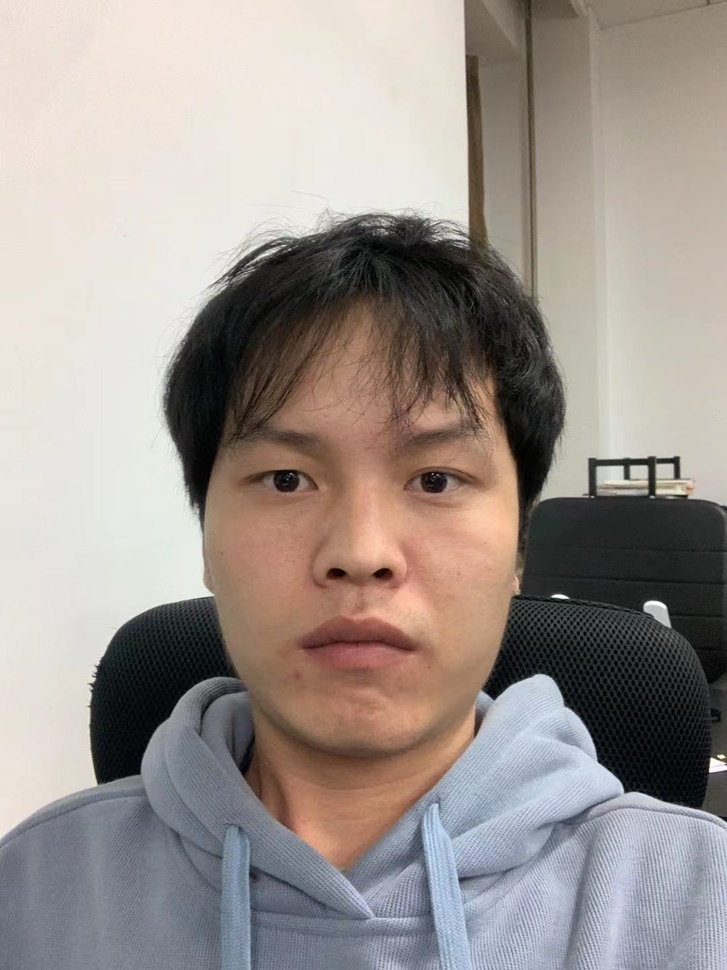
#> input picture FaceRecognizer/data/1.xuexiaolei.jpg, 727 x 970 px, shrunk from 1080 x 1440 before the run, given in place of the camera
$ python faceRecognizer.py
#> lines starting #> are read from the running program, lines starting #| are printed output that depends on the picture; after the words box and inside, x2 and y2 are one past the last pixel; in counts of white or black regions, pixels touching at a corner belong together
# -*- coding: utf-8 -*-
# =========================================================
# @Author:
#                             _                  _        _
#                            (_)                | |      (_)
# __  __ _   _   ___   __  __ _   __ _   ___    | |  ___  _
# \ \/ /| | | | / _ \  \ \/ /| | / _` | / _ \   | | / _ \| |
#  >  < | |_| ||  __/   >  < | || (_| || (_) |  | ||  __/| |
# /_/\_\ \__,_| \___|  /_/\_\|_| \__,_| \___/   |_| \___||_|
# @Time: 2021/10/6 18:11
# =========================================================
import os
import cv2 as cv

recognizer = cv.face.LBPHFaceRecognizer_create()
recognizer.read('trainer/trainer.yml')

names = []

warningtime = 0


def name():
    path = './data/'
    imagePaths = [os.path.join(path, f) for f in os.listdir(path)]
    for imagePath in imagePaths:
        name = os.path.split(imagePath)[1].split('.')[1]
        names.append(name)
#> further down, Vshow is the input picture: shape (970, 727, 3); mean B, G, R 142.7, 147.8, 156.5


def face_detect_func(i):
    gray = cv.cvtColor(i, cv.COLOR_BGR2GRAY)
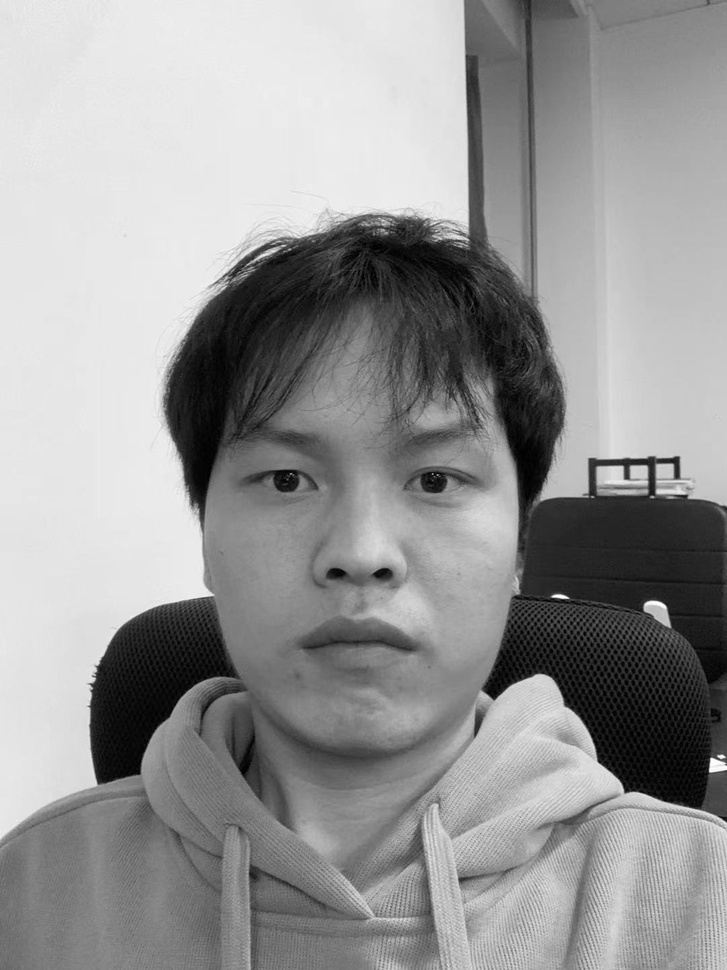
#> gray: shape (970, 727); min 0, max 255, mean 149.8
    face_detect = cv.CascadeClassifier(
        'D:/Software/Python38/Lib/site-packages/cv2/data/haarcascade_frontalface_alt2.xml')
    face = face_detect.detectMultiScale(gray, 1.1, 5, cv.CASCADE_SCALE_IMAGE, (100, 100), (300, 300))
#> face = [[295, 523, 139, 139], [214, 360, 285, 285]]
    for x, y, w, h in face:
        cv.rectangle(i, (x, y), (x + w, y + h), color=(0, 0, 255), thickness=2)
        ids, confidence = recognizer.predict(gray[y:y + h, x: x + w])
        if confidence > 80:
            global warningtime
            warningtime += 1
            if warningtime > 100:
                # warning()
                warningtime = 0
            cv.putText(i, 'unknow', (x + 10, y - 10), cv.FONT_HERSHEY_SIMPLEX, 0.75, (0, 255, 0), 1)
        else:
            print("id:{}, name:{}".format(ids, names[ids - 1]))
            cv.putText(i, str(names[ids - 1]), (x + 10, y - 10), cv.FONT_HERSHEY_SIMPLEX, 0.75, (0, 255, 0), 1)
#> this loop made 2 passes
#> (x, y, w, h, ids, confidence) on passes 1 to 2: (295, 523, 139, 139, 1, 71.83), (214, 360, 285, 285, 1, 39.53)
#| id:1, name:xuexiaolei
#| id:1, name:xuexiaolei
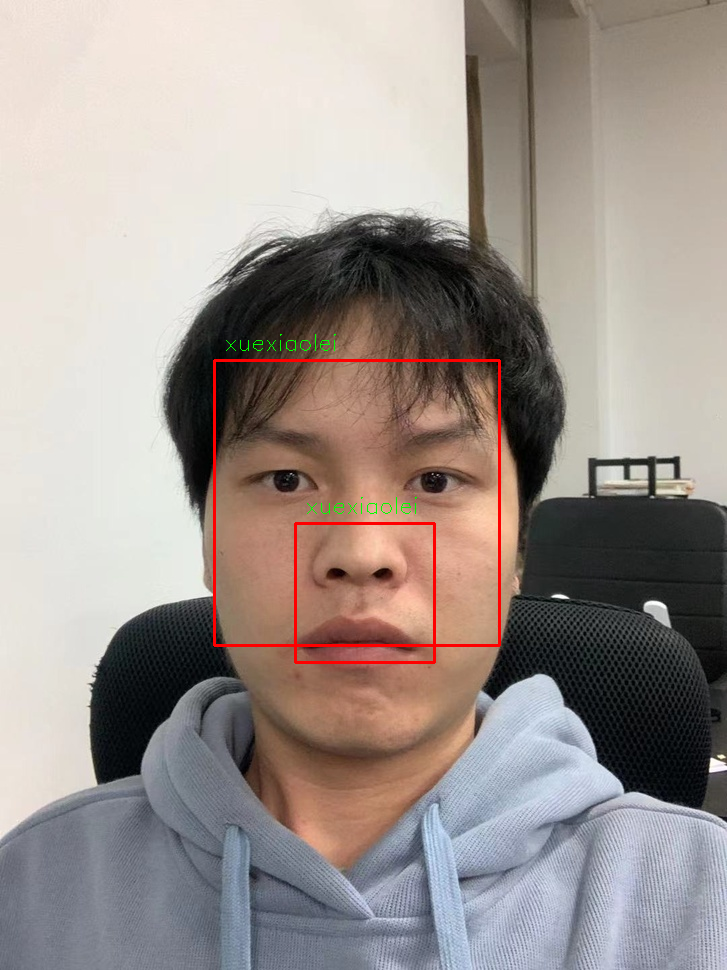
#> i: shape (970, 727, 3); 0.79% of pixels changed, all inside (x1, y1, x2, y2) = (213, 334, 501, 664)
#> after the loop, warningtime = 0
    cv.imshow("res", i)


name()
cap = cv.VideoCapture(0)
num = 0
while cap.isOpened():
    ret_flag, Vshow = cap.read()
    face_detect_func(Vshow)
    # cv.imshow("Capture Test", Vshow)
    k = cv.waitKey(1) & 0xFF
#> (key q is pressed here)
    if k == ord('s'):
        cv.imwrite("{}.jpg".format(num), Vshow)
        num += 1
    elif k == ord('q'):
        break
cap.release()
cv.destroyAllWindows()

$ run again, on FaceRecognizer/data/2.liuwenbo.jpg
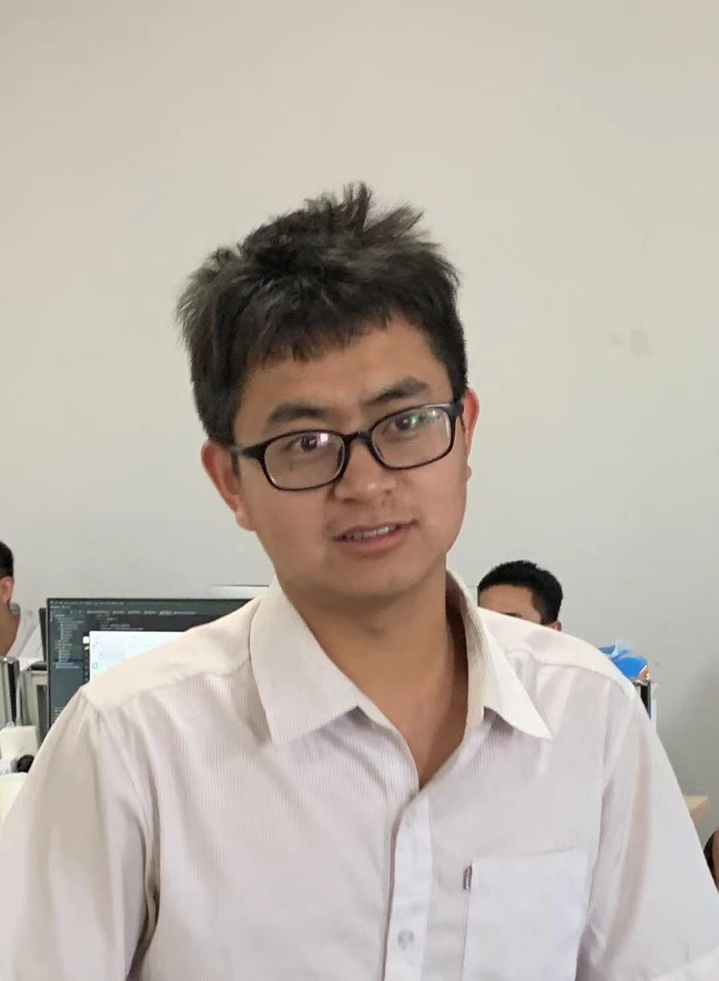
#> input picture FaceRecognizer/data/2.liuwenbo.jpg, 719 x 981 px, shrunk from 1080 x 1474 before the run, given in place of the camera
#> Vshow is the input picture: shape (981, 719, 3); mean B, G, R 169.4, 178.4, 187.1
#> in face_detect_func, `gray = cv.cvtColor(i, cv.COLOR_BGR2GRAY)`:
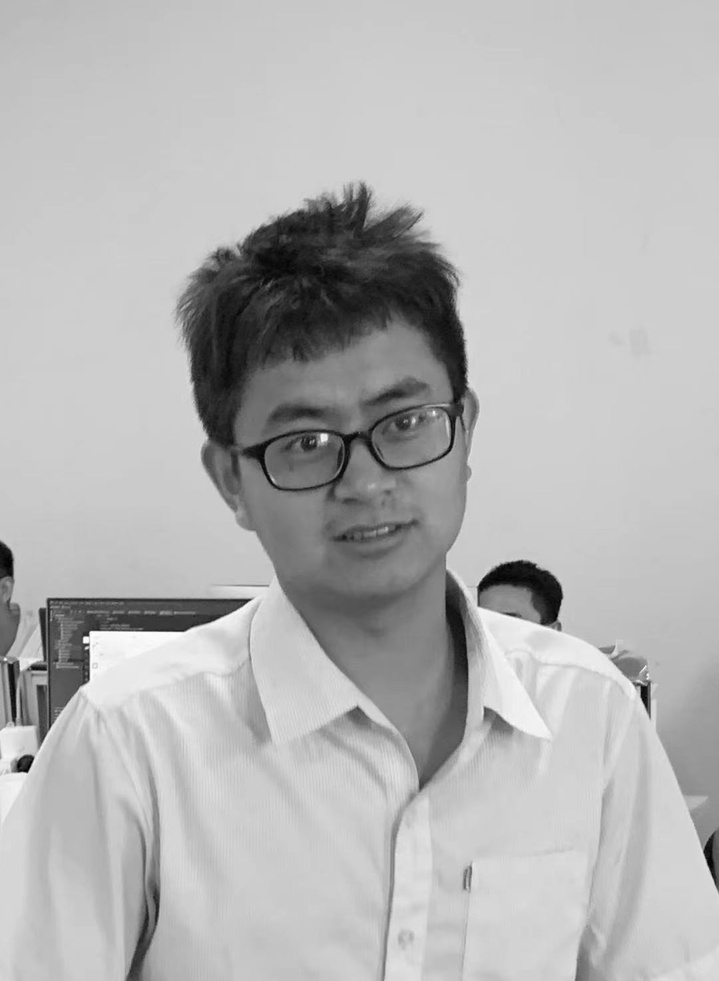
#> gray: shape (981, 719); min 0, max 255, mean 180
#> face = ()
#> after the loop in face_detect_func, `for x, y, w, h in face:`: warningtime = 0
